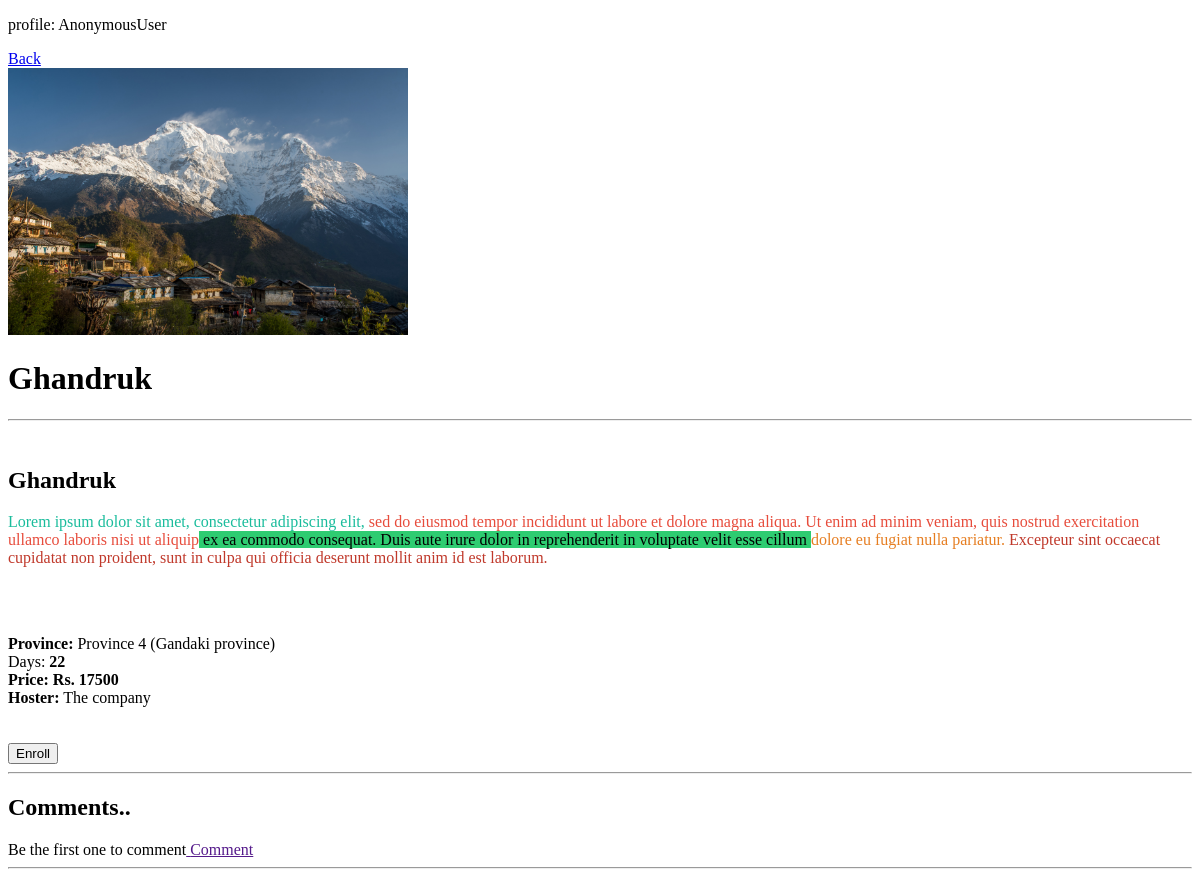
Before: /details/42 with the older database file.
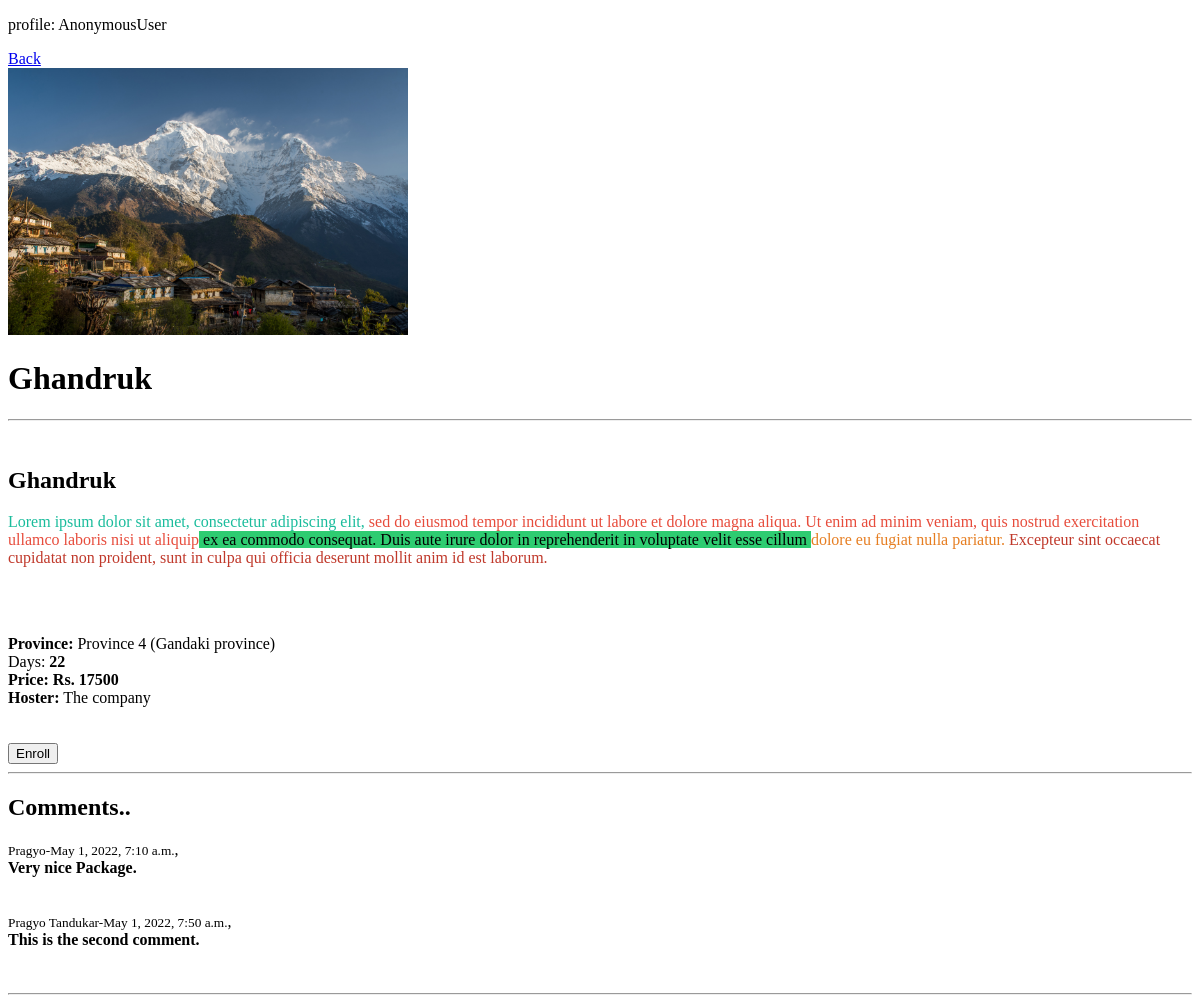
After: the same page with the newer database file.
### TourM/models.py (models this page shows, shortened)
class Post(models.Model):
    title = models.CharField(max_length=255)
    creator =models.CharField(default='The company',max_length=255 )
    body = RichTextField()
    days = models.PositiveIntegerField(validators=[MaxValueValidator(100),MinValueValidator(1)])
    price = models.IntegerField(default='',null=False)
    Provinces = models.CharField(max_length=255, null=False)
    pack_img = models.ImageField(null = True, blank=True, upload_to="pacImages/")

class Comment(models.Model):
    post = models.ForeignKey(Post, related_name = "comments", on_delete = models.CASCADE)
    name = models.CharField(max_length=50)
    body = models.TextField()
    date_added = models.DateTimeField(auto_now_add=True)

### TourM/views.py (the view)
# urls.py: path('details/<int:pk>', pack_detailView.as_view(), name="pack_detailView"),
class pack_detailView(DetailView):
    model = Post
    template_name = 'pack_details.html'

### TourM/templates/pack_details.html (shortened to what this page needs)
<!DOCTYPE html>
<html lang="en">
<head>
</head>
<body>
    <p>profile: {{request.user}}</p>
    <a href="{% url 'homeView'%}">Back</a>
    <br> {% if post.pack_img%}
    <img src=" {{post.pack_img.url }}" width="400px"><br> {%endif%}
    <h1>{{post.title}}</h1>
    <hr>
    <br>{{post.body | safe }}
    <br><b>Province:</b> {{post.Provinces}}
    <br> Days: <b>{{post.days}}</b>
    <br> <b>Price: Rs. {{post.price}}</b>
    <br><b>Hoster:</b> {{post.creator}}
    <br><br><br>
    <a href="{% url 'enrollView' post.pk %}"><button type="button">Enroll</button></a>
    <hr>
    <h2>Comments..</h2>
    {% if not post.comments.all %} Be the first one to comment<a href=''> Comment</a> {%else%} {% for comment in post.comments.all %}
    <small>{{comment.name}}-{{comment.date_added}}</small>, <br> <strong> {{comment.body}}</strong> <br><br><br>{%endfor%}{%endif%}
    <hr>
</body>
</html>

Changed rows visible on the page:
added Comment: name "Pragyo", date_added "May 1, 2022, 7:10 a.m.", body "Very nice Package."
added Comment: name "Pragyo Tandukar", date_added "May 1, 2022, 7:50 a.m.", body "This is the second comment."
Other visible differences:
text no longer shown: "Be the first one to comment Comment"
